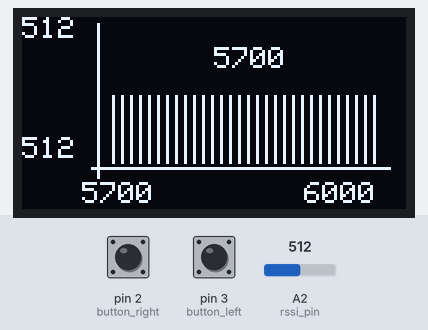
Bench run of a sketch on a simulated Arduino Uno, built with avr-gcc and run on an emulated ATmega328P. Parts: 128×64 one-colour display. The test bench sets the inputs (shaded band); at power-on: A2 (rssi_pin) = 512, pin 2 (button_right) HIGH, pin 3 (button_left) HIGH.

Above: at 2.3 s.
2.4 s: A2 (rssi_pin) set to 716
At 3.7 s:
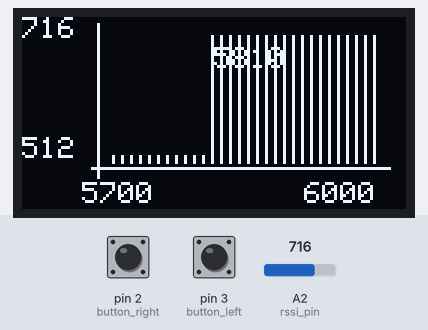
5.4 s: pin 2 (button_right) pulled LOW for 3.2 s
At 8.7 s:
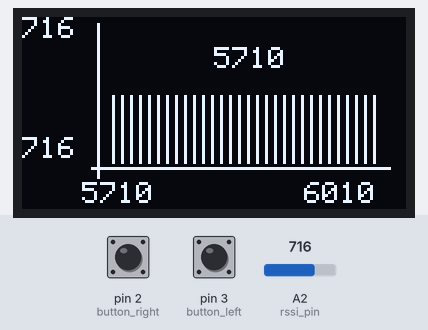
10.9 s: pin 3 (button_left) pulled LOW for 3.2 s
At 14.6 s:
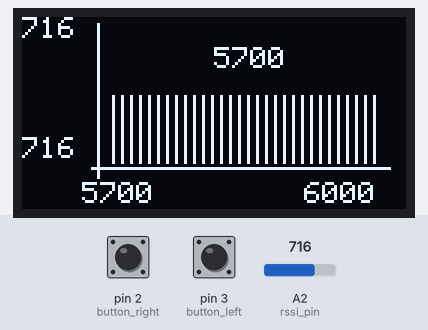
17.0 s: pin 3 (button_left) pulled LOW for 0.15 s
At 19.6 s:
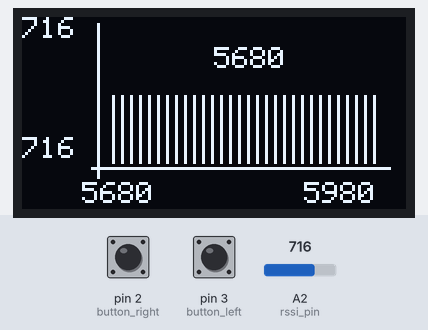
20.1 s: A2 (rssi_pin) set to 900
At 22.6 s:
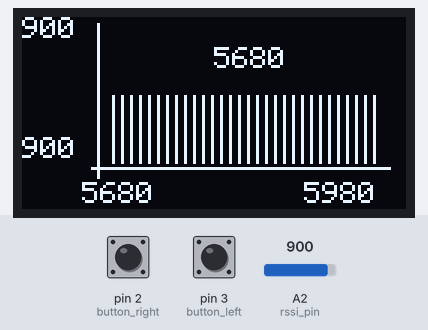
23.1 s: pin 2 (button_right) pulled LOW for 0.15 s
At 25.5 s:
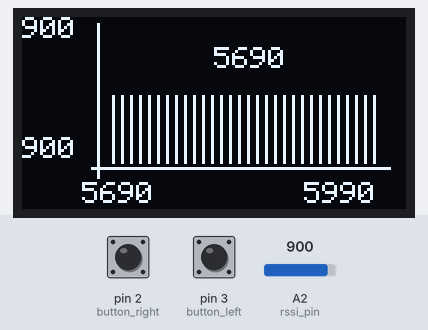
Timing chart, 0 to 27.0 s (numbered marks = the images above; inputs shaded):
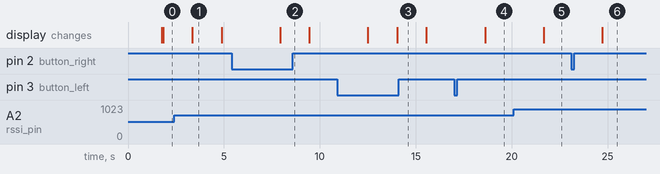

Measured:
- after the input at 2.4 s, the display: changes after 0.96 s (image 1)
- after the input at 5.4 s, the display: changes after 2.5 s (image 2)
- after the input at 10.9 s, the display: first changes after 1.6 s (image 3 shows a later state)
- after the input at 17.0 s, the display: changes after 1.6 s (image 4)
- after the input at 20.1 s, the display: changes after 1.6 s (image 5)
- after the input at 23.1 s, the display: changes after 1.6 s (image 6)
- what the display in image 1 shows lasts 1.5 s, from 3.4 s to 4.9 s

The sketch:

oled_scanner_sketch.ino
```cpp
#include <SPI.h>

// Визначення пінів для SPI та RSSI
#define SSP 10
#define rssi_pin A2

// Визначення кнопок
#define button_right 2
#define button_left 3

// Дані для перемикання частоти
byte data0 = 0;
byte data1 = 0;
byte data2 = 0;
byte data3 = 0;

// Мінімальна та максимальна частоти
int freq_min = 5700;
int freq_max = 6000;

// Масштаб і позиція
int zoom = 300;
int position = 5850;

// Масиви для зберігання значень RSSI і частот
int RSSIs[30] = {};
int freqs[30] = {};
int count_RSSIs = zoom / 10;
// int count_RSSIs = sizeof(RSSIs) / sizeof(RSSIs[0]);

void setup() {
  // Ініціалізація SPI:
  pinMode(SSP, OUTPUT);
  SPI.begin();
  SPI.setBitOrder(LSBFIRST);  // Встановлення порядку передачі бітів

  // Налаштування кнопок
  pinMode(button_right, INPUT_PULLUP);
  pinMode(button_left, INPUT_PULLUP);

  // Ініціалізація серійного порту для виводу
  Serial.begin(9600);
}

// Функція перемикання частоти
void setFreq(uint32_t freq) {
  uint32_t Delitel = (freq - 479) / 2;

  byte DelitelH = Delitel >> 5;
  byte DelitelL = Delitel & 0x1F;

  data0 = DelitelL * 32 + 17;
  data1 = DelitelH * 16 + DelitelL / 8;
  data2 = DelitelH / 16;
  data3 = 0;

  digitalWrite(SSP, LOW);  // Вимкнення SSP для передачі даних
  SPI.transfer(data0);
  SPI.transfer(data1);
  SPI.transfer(data2);
  SPI.transfer(data3);
  digitalWrite(SSP, HIGH);  // Увімкнення SSP після передачі даних
}

// Функція зчитування RSSI на заданій частоті
int read_rssi_on_freq(int freq) {
  setFreq(freq);
  delay(15);  // Затримка для стабілізації частоти

  int sum = 0;
  for (int x = 0; x < 10; x++) {
    sum += analogRead(rssi_pin);  // Зчитування значення RSSI
  }
  return sum / 10;  // Середнє значення RSSI
}

// Змінні для вимірювання часу
unsigned long millis_draw = 0;
unsigned long millis_button = 0;

void loop() {
  // Обробка натискань кнопок
  if (millis() - millis_button >= 100) {
    millis_button = millis();

    if (digitalRead(button_right) == 0) position += 10;  // Збільшення позиції
    if (digitalRead(button_left) == 0) position -= 10;   // Зменшення позиції
  }

  // Обробка малювання графіка
  if (millis() - millis_draw >= 300) {
    millis_draw = millis();

    freq_max = position + (zoom / 2);
    freq_min = position - (zoom / 2);

    int index_elem = 0;
    for (int x = freq_min; x < freq_max; x += 10) {
      int max_rssi = 0;
      for (int y = x - 3; y <= x + 3; y += 3) {
        int rssi = read_rssi_on_freq(y);
        if (rssi > max_rssi) max_rssi = rssi;
      }
      RSSIs[index_elem] = max_rssi;
      freqs[index_elem] = x;
      index_elem++;
    }

    draw_graph(RSSIs, freq_min, freq_max);  // Малювання графіка

    // Альтернативний спосіб обробки RSSI
    // int index_elem = 0;
    // for (int x = freq_min; x < freq_max; x += (freq_max - freq_min) / count_RSSIs) {
    //   RSSIs[index_elem] = read_rssi_on_freq(x);
    //   index_elem++;
    // }
    // draw_graph(RSSIs, freq_min, freq_max);
  }
}
```

graphics.ino
```cpp
#include <Wire.h>
#include <Adafruit_SSD1306.h>

// Визначення параметрів екрану
#define SCREEN_WIDTH 128
#define SCREEN_HEIGHT 64
#define OLED_RESET -1

// Ініціалізація об'єкту для дисплея
Adafruit_SSD1306 dis(SCREEN_WIDTH, SCREEN_HEIGHT, &Wire, OLED_RESET);

// Функція для малювання ліній графіка
void draw_lines(int rssi_array[], int min_rssi, int max_rssi, int freq_max_rssi) {
  for (int x = 0; x < count_RSSIs; x++) {
    dis.writeLine(30 + (x * 3), 48,
                  30 + (x * 3), 48 - map(rssi_array[x], min_rssi - 10, max_rssi + 10, 0, 45),
                  WHITE);
  }

  // Відображення частоти з максимальним значенням RSSI
  dis.setCursor(64, 10);
  dis.print(freq_max_rssi);
}

// Функція для малювання графіка
void draw_graph(int rssi_array[], int freq_min, int freq_max) {
  // Ініціалізація дисплея
  dis.begin(SSD1306_SWITCHCAPVCC, 0x3C);
  dis.clearDisplay();

  // Знаходження максимального та мінімального значень RSSI
  int max_rssi = 0;
  int min_rssi = 1024;
  int freq_max_rssi;

  for (int x = 0; x < count_RSSIs; x++) {
    if (rssi_array[x] > max_rssi){
      max_rssi = rssi_array[x];
      freq_max_rssi = freqs[x];
    }
    if (rssi_array[x] < min_rssi) min_rssi = rssi_array[x];
  }

  // Малювання координатних осей
  dis.drawFastVLine(25, 2, 52, WHITE);
  dis.drawFastHLine(23, 50, 100, WHITE);

  // Встановлення розміру і кольору тексту
  dis.setTextSize(1);
  dis.setTextColor(WHITE);

  // Відображення максимального і мінімального значень RSSI
  dis.setCursor(0, 0);
  dis.print(max_rssi);

  dis.setCursor(0, 40);
  dis.print(min_rssi);

  // Відображення мінімальної і максимальної частот
  dis.setCursor(20, 55);
  dis.print(freq_min);

  dis.setCursor(94, 55);
  dis.print(freq_max);

  // Малювання ліній графіка
  draw_lines(rssi_array, min_rssi, max_rssi, freq_max_rssi);

  // Оновлення дисплея
  dis.display();
}
```
